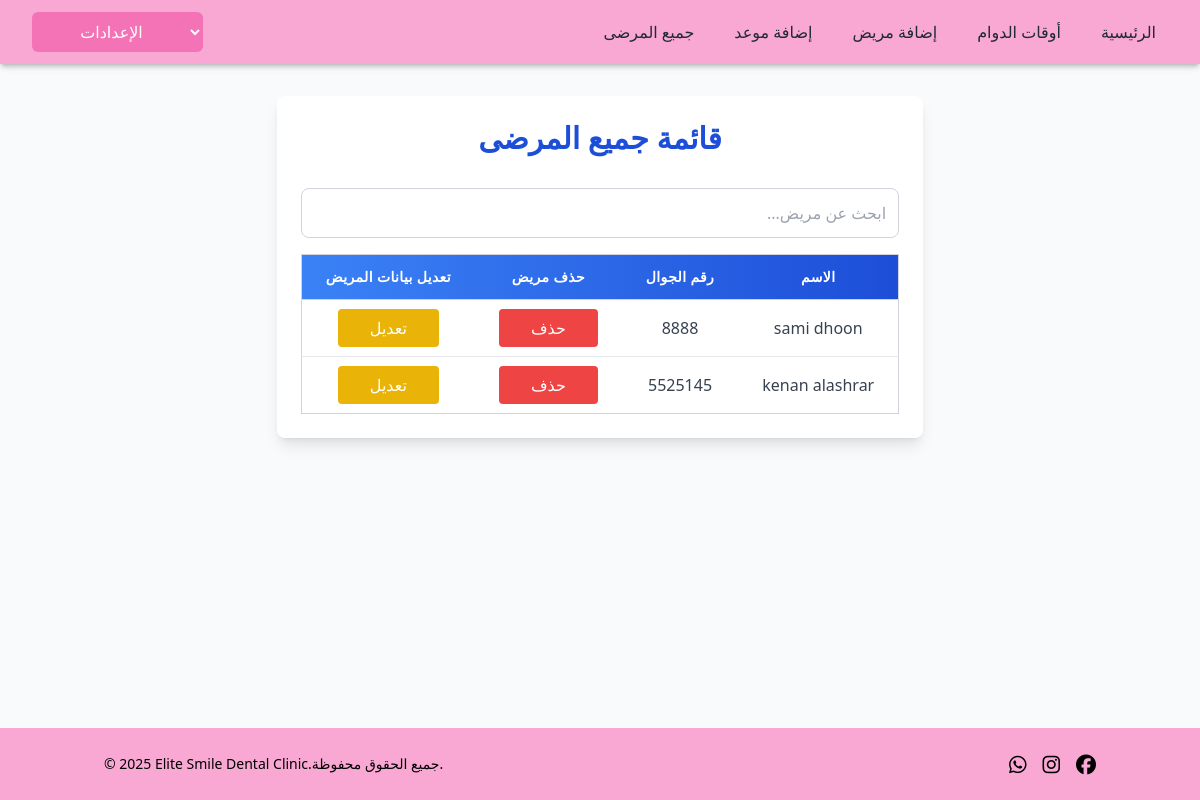
Screenshot of /doctor/all_patients with the database file from the repository.
### clinic_app/models.py (models this page shows, shortened)
class User(models.Model):
    first_name = models.CharField(max_length=255)
    last_name = models.CharField(max_length=255)
    email = models.CharField(max_length=255)
    password = models.CharField(max_length=255)
    role = models.CharField(max_length=255, default='patient')
    doctor = models.ForeignKey('self', null=True, blank=True, on_delete=models.SET_NULL, related_name='patients')
    birth_date = models.DateField(blank=True, null=True)
    gender = models.CharField(max_length=10, blank=True)  # No need for null=True in CharField
    social_status = models.CharField(max_length=20, blank=True)
    id_number = models.CharField(max_length=20, blank=True)
    phone = models.CharField(max_length=20, blank=True)
    chronic_disease = models.BooleanField(default=False)
    takes_medications = models.BooleanField(default=False)
    drug_allergy = models.BooleanField(default=False)
    allergy_details = models.TextField(blank=True)
    dialysis =models.BooleanField(default=False)
    treatment_plan = models.TextField(blank=True)
    created_at = models.DateTimeField(auto_now_add=True)
    updated_at = models.DateTimeField(auto_now=True)
    objects = UserManager()

### doctor_app/views.py (the view)
# urls.py: path('all_patients', views.all_patients, name='all_patients_display'),
def all_patients(request):
    context = {
            'patients': User.objects.filter(role='patient')
        }
    return render(request, 'doctor/all_patients_display.html', context)

### doctor_app/templates/doctor/all_patients_display.html (shortened to what this page needs)
<!DOCTYPE html>
<html lang="en">
<head>
    <script src="https://cdn.tailwindcss.com"></script>
</head>
<body class="flex flex-col min-h-screen bg-gray-50 font-sans">
    <div dir="ltr" class="shadow-md bg-white">
        {% include 'doctor/navbardoctor.html' %}
    </div>
    <main class="flex-grow max-w-6xl mx-auto px-4 py-8" dir="rtl">
        <div class="bg-white shadow-lg rounded-lg p-6">
            <h1 class="text-3xl font-bold text-center text-blue-700 mb-8">قائمة جميع المرضى</h1>
            <div class="mb-4">
                <input type="text" id="searchInput" onkeyup="filterTable()" placeholder="ابحث عن مريض..." class="w-full p-3 border border-gray-300 rounded-lg">
            </div>
            <div class="overflow-x-auto">
                <table class="min-w-full border border-gray-300 rounded-lg text-center shadow-sm">
                    <thead class="bg-gradient-to-r from-blue-500 to-blue-700 text-white">
                        <tr>
                            <th class="py-3 px-6 border-b border-gray-300 text-sm font-semibold tracking-wide">الاسم </th>
                            <th class="py-3 px-6 border-b border-gray-300 text-sm font-semibold tracking-wide">رقم الجوال </th>
                            <th class="py-3 px-6 border-b border-gray-300 text-sm font-semibold tracking-wide">  حذف مريض</th>
                            <th class="py-3 px-6 border-b border-gray-300 text-sm font-semibold tracking-wide">  تعديل بيانات المريض</th>
                        </tr>
                    </thead>
                    <tbody class="bg-white divide-y divide-gray-200 text-gray-700">
                        {% for patient in patients %}
                        <tr class="hover:bg-blue-50 transition duration-200 ease-in-out">
                            <td class="py-4 px-6"><a href="patient_details_display/{{patient.id}}">{{ patient.first_name }} {{ patient.last_name }}</a></td>
                            <td class="py-4 px-6">{{ patient.phone }}</td>
                            <td class="py-4 px-6"><a href="delete_patient/{{patient.id}}"
                                class="bg-red-500 hover:bg-red-800 text-white py-2 px-8 rounded"><button>حذف</button></a></td>
                            <td class="py-4 px-6"><a href="edit_patient_display/{{patient.id}}"
                                class="bg-yellow-500 hover:bg-yellow-600 text-white py-2 px-8 rounded"><button>تعديل</button></a></td>
                        </tr>
                        {% endfor %}
                    </tbody>
                </table>
            </div>
        </div>
    </main>
    <footer class=" text-center ">
        {% include 'clinic/footer.html' %}
    </footer>
</body>
</html>

### rows the page displays
User: first_name "sami", last_name "dhoon", phone "8888"
User: first_name "kenan", last_name "alashrar", phone "5525145"

### other values shown
{{ current_year }} "2025"
